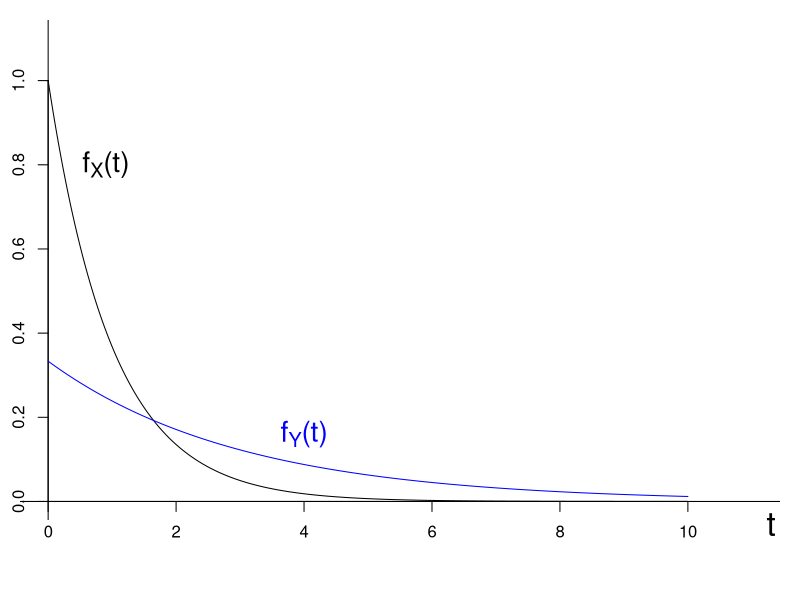
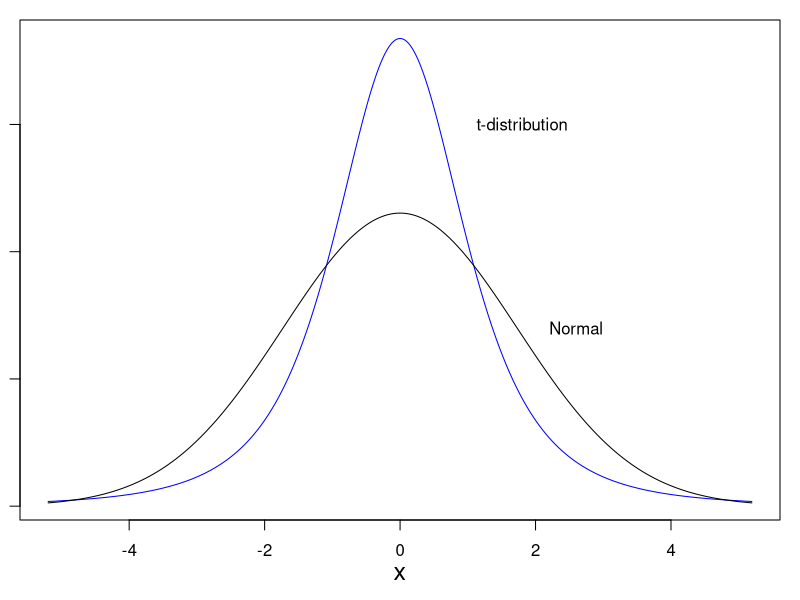
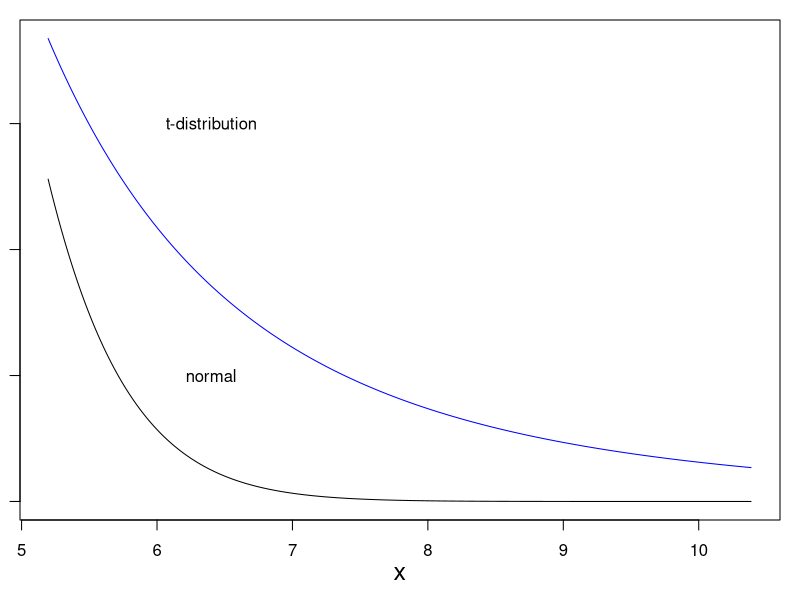

Reproduce these figures in R, in order.
#---------------------------------------------------------
# File:   MIT18_05S22_ps4_sol.r 
# Author: Jeremy Orloff
# Calculations for Pset 4
#
# MIT OpenCourseWare: https://ocw.mit.edu
# 18.05 Introduction to Probability and Statistics
# Spring 2022
# For information about citing these materials or our Terms of Use, visit:
# https://ocw.mit.edu/terms}.
#
#---------------------------------------------------------

do_problem_2 = TRUE
do_problem_3 = TRUE
do_problem_4 = TRUE
do_problem_6 = TRUE

#----------------------------
if (do_problem_2) {
  N = 400
  
  # 2a
  mu = N*0.5
  sigma = sqrt(N*0.25)
  x = 0.525*N
  p = 1 - pnorm(x, mu, sigma)
  cat('2(a) Computing P(S >', x, ') =', p, '\n')
  
  # 2b
  mu = 0.3
  sigma = sqrt(mu*(1-mu))
  x = 0.31
  z = (x-mu)/(sigma/sqrt(N))
  p = pnorm(z)
  cat('2(b) Computing P(Y_bar <', x, ') = P(Z <',z, ') =', p, '\n')
}

if (do_problem_3) {
  p = 2*pnorm(-100/sqrt(2000))
  cat('3. P(|total error| > 100) =', p, '\n')
  
  # Optional simulation
  n_trials = 10000
  n_orders = 1000
  threshold = 100
  cnt_above_threshold = 0
  for (j in 1:n_trials) {
    # The rounding error is 0, -1, -2, 2, 1 depending on if the price modulo 5 is 0, 1, 2, 3, 4
    # Generate 1000 random orders, just keep the rounding error
    x = sample(c(0,-1,-2,2,1), n_orders, replace=TRUE)
    total_error = sum(x)
    if (abs(total_error) > threshold) {
      cnt_above_threshold = cnt_above_threshold + 1
    }
  }
  prob_above_thresh = cnt_above_threshold/n_trials
  
  cat('3. Simulated probability that abs(total_rounding_error) >', threshold, '=', prob_above_thresh, '(', n_trials, 'trials )', '\n')
}

if (do_problem_4) {
  t = seq(0, 10, 0.01)
  x = exp(-t)
  y = exp(-t/3)/3

  par(mar=c(4,1,1,1))  
  plot(c(0,11), c(0,1.1), type='n', axes=FALSE, ylab='', xlab='')

  abline(h=0,v=0)
  axis(1, pos=0)
  axis(2, pos=0)
  
  lines(t, x, col='black')
  lines(t, y, col='blue')
  
  text(4, 0.16, bquote(f[Y]*"(t)"), cex=1.7, col='blue')
  text(0.9, 0.8, bquote(f[X]*"(t)"), cex=1.7, col='black')
  mtext('t', 1, cex=2, at=11.3)
}

if (do_problem_6) {
  # 6a
  prob_IQ_160 = 1 - pnorm(160, 100, 15)
  cat('6(a) P(IQ > 160) =', prob_IQ_160, '\n')
  
  df = 3 # degrees of freedon
  sig = sqrt(3) # standard deviation
  
  # 6c
  p4 = 1 - pt(4*sig, df)
  cat('6(c) P(I > 4*sig) =', p4, '\n')
  
  # 6d
  for (x in c(20,40,200)) {
    p_t = 1 - pt(x, df)
    p_n = 1 - pnorm(x, 0, sig)
    cat('6(d)', 'P(T >', x, ') =', p_t, ', P(N >', x, ') =', p_n, '\n')
  }

  # Plot center of t and normal distributions
  par(mar=c(4,1,1,1)) 
  
  x = seq(-3*sig, 3*sig, 0.01)
  u = dt(x, df)
  v = dnorm(x, 0, sig)
  plot(x, u, type='l', col='blue', xlab='', ylab='')
  lines(x, v, col='black')
  text(1.8, 0.3, 't-distribution')
  text(2.6, 0.14, 'Normal')
  mtext('x', 1, cex=1.5, line=2.2)
  
  # plot tails
  x = seq(3*sig, 6*sig, 0.01)
  u = dt(x, df)
  v = dnorm(x, 0, sig)
  plot(c(3*sig, 6*sig), c(0, max(u)), type='n', xlab='', ylab='')
  lines(x, u, col='blue')
  lines(x, v, col='black')
  text(6.4, 0.003, 't-distribution')
  text(6.4, 0.001, 'normal')
  mtext('x', 1, cex=1.5, line=2.2)
  
  cat("Export figures from R-studio")
}
